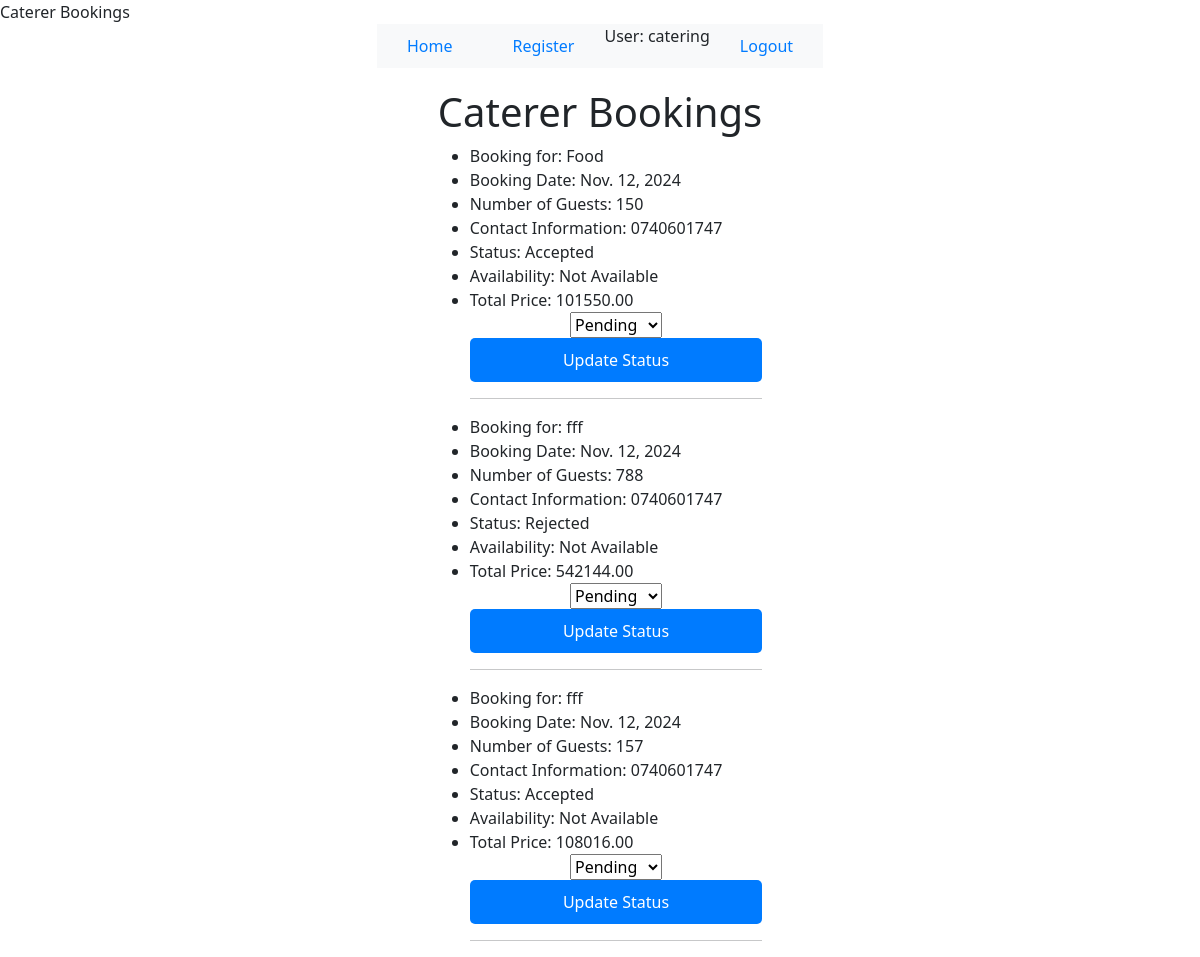
The app's page /catalog/caterer-bookings/ (signed in) with its own data.
### catalog/models.py (models this page shows, shortened)
class BookCatering(models.Model):
    STATUS_CHOICES = [
        ('P', 'Pending'),
        ('A', 'Accepted'),
        ('R', 'Rejected'),
    ]
    user = models.ForeignKey(settings.AUTH_USER_MODEL, on_delete=models.SET_NULL, null=True, blank=True)
    catering = models.ForeignKey(Catering, on_delete=models.CASCADE)
    booking_date = models.DateField()
    num_guests = models.PositiveIntegerField()
    contact_info = models.CharField(max_length=255)
    status = models.CharField(max_length=1, choices=STATUS_CHOICES, default='P')
    total_price = models.DecimalField(max_digits=10, decimal_places=2, default=0)  # Total price column

class Catering(models.Model):
    AVAILABILITY_CHOICES = [
        ('A', 'Available'),
        ('N', 'Not Available'),
    ]
    catering_id = models.AutoField(primary_key=True)
    user_id = models.ForeignKey(settings.AUTH_USER_MODEL, on_delete=models.SET_NULL, null=True, blank=True)
    service_name = models.CharField(max_length=255)
    cuisine_type = models.CharField(max_length=255)
    number_of_people = models.PositiveIntegerField()
    availability_status = models.CharField(max_length=1, choices=AVAILABILITY_CHOICES, default='A')
    rate_per_person = models.DecimalField(max_digits=10, decimal_places=2)
    menu = models.ImageField(upload_to='venue_images/', null=True, blank=True)
    menu2 = models.ImageField(upload_to='venue_images/', null=True, blank=True)

### catalog/views.py (the view)
# urls.py: path('caterer-bookings/', views.caterer_bookings, name='caterer_bookings'),
def caterer_bookings(request):
    caterer_bookings = BookCatering.objects.filter(catering__user_id=request.user)
    context = {
        'caterer_bookings': caterer_bookings,
    }
    return render(request, 'caterer_bookings.html', context)

### catalog/templates/caterer_bookings.html (shortened to what this page needs)
{% extends 'base_generic.html' %}
{% block content %}
  <h1>Caterer Bookings</h1>
  <ul>
    {% for booking in caterer_bookings %}
      <li>Booking for: {{ booking.catering.service_name }}</li>
      <li>Booking Date: {{ booking.booking_date }}</li>
      <li>Number of Guests: {{ booking.num_guests }}</li>
      <li>Contact Information: {{ booking.contact_info }}</li>
      <li>Status: {{ booking.get_status_display }}</li>
      <li>Availability: {{ booking.catering.get_availability_status_display }}</li>
      <li>Total Price: {{ booking.total_price }}</li>
      <form method="post" action="{% url 'update_booking_status' booking.id %}">
        <select name="status">
          <option value="P">Pending</option>
        </select>
        <button type="submit">Update Status</button>
      </form>
      <hr>
    {% empty %}
      <li>No bookings found.</li>
    {% endfor %}
  </ul>
{% endblock %}

### catalog/templates/base_generic.html (shortened to what this page needs)
<!DOCTYPE html>
<html lang="en">
<head>
    <link href="https://cdn.jsdelivr.net/npm/bootstrap@5.3.2/dist/css/bootstrap.min.css"
          rel="stylesheet"
>
    {% load static %}
    <link rel="stylesheet" href="{% static 'css/style.css' %}" />
</head>
<body>
    <div class="container-fluid">
        <div class="row">
            <div class="col-sm-12">
                <ul class="nav">
                    <li class="nav-item">
                        <a class="nav-link" href="{% url 'index' %}">Home</a>
                    </li>
                    <li class="nav-item">
                        <a class="nav-link" href="{% url 'registration' %}">Register</a>
                    </li>
                    {% if user.is_authenticated %}
                        <li class="nav-item">User: {{ user.get_username }}</li>
                    <li class="nav-item"><a class="nav-link" href="{% url 'logout' %}?next={{ request.path }}">Logout</a></li>
                    {% else %}
                    <li class="nav-item"><a class="nav-link" href="{% url 'login' %}?next={{ request.path }}">Login</a></li>
                    {% endif %}
                </ul>
            </div>
        </div>
        <div class="row">
            <div class="col-sm-12">
                {% block content %}
                {% endblock %}
            </div>
        </div>
    </div>
</body>
</html>

### catalog/static/style.css (style rules this page uses)
.container-fluid { display: flex; flex-direction: column; align-items: center; }
.nav { background-color: #f8f9fa; display: flex; justify-content: center; margin-bottom: 20px; }
.nav li { display: inline; }
.nav-link { color: #007bff; text-decoration: none; padding: 10px 20px; margin: 0 10px; border-right: 1px solid #ccc; }
.nav-link:last-child { border-right: none; }
form { display: flex; flex-direction: column; align-items: center; width: 100%; }
form button { padding: 10px 20px; background-color: #007bff; color: #fff; border: none; border-radius: 5px; font-size: 16px; cursor: pointer; width: 100%; }

### records on screen
BookCatering: catering.service_name "Food", booking_date "Nov. 12, 2024", num_guests "150", contact_info "0740601747", status "Accepted", catering.availability_status "Not Available", total_price "101550.00"
BookCatering: catering.service_name "fff", booking_date "Nov. 12, 2024", num_guests "788", contact_info "0740601747", status "Rejected", catering.availability_status "Not Available", total_price "542144.00"
BookCatering: catering.service_name "fff", booking_date "Nov. 12, 2024", num_guests "157", contact_info "0740601747", status "Accepted", catering.availability_status "Not Available", total_price "108016.00"

### other values on screen
{{ user.get_username }} "catering"
